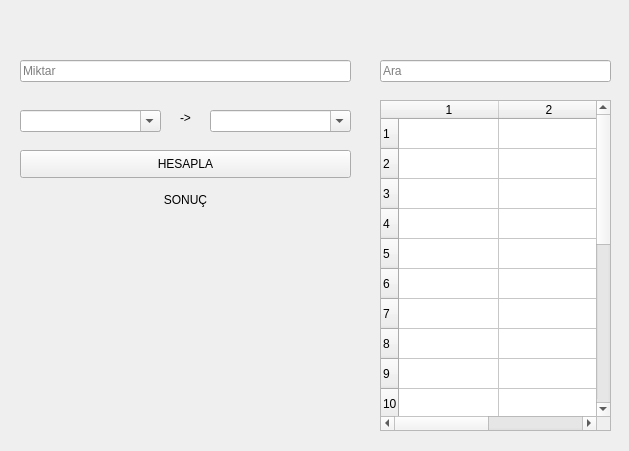
<?xml version="1.0" encoding="UTF-8"?>
<ui version="4.0">
 <class>Form</class>
 <widget class="QWidget" name="Form">
  <property name="geometry">
   <rect>
    <x>0</x>
    <y>0</y>
    <width>629</width>
    <height>451</height>
   </rect>
  </property>
  <property name="windowTitle">
   <string>Döviz Takip Ve Hesaplayıcı     Alpha V-0.3</string>
  </property>
  <property name="windowIcon">
   <iconset>
    <normaloff>../assets/logotry.png</normaloff>../assets/logotry.png</iconset>
  </property>
  <widget class="QPushButton" name="btn_hesapla">
   <property name="geometry">
    <rect>
     <x>20</x>
     <y>150</y>
     <width>331</width>
     <height>28</height>
    </rect>
   </property>
   <property name="text">
    <string>HESAPLA</string>
   </property>
  </widget>
  <widget class="QTableWidget" name="tbl_kur">
   <property name="geometry">
    <rect>
     <x>380</x>
     <y>100</y>
     <width>231</width>
     <height>331</height>
    </rect>
   </property>
   <property name="rowCount">
    <number>20</number>
   </property>
   <property name="columnCount">
    <number>2</number>
   </property>
   <row/>
   <row/>
   <row/>
   <row/>
   <row/>
   <row/>
   <row/>
   <row/>
   <row/>
   <row/>
   <row/>
   <row/>
   <row/>
   <row/>
   <row/>
   <row/>
   <row/>
   <row/>
   <row/>
   <row/>
   <column/>
   <column/>
  </widget>
  <widget class="QLineEdit" name="lne_arama">
   <property name="geometry">
    <rect>
     <x>380</x>
     <y>60</y>
     <width>231</width>
     <height>22</height>
    </rect>
   </property>
   <property name="placeholderText">
    <string>Ara</string>
   </property>
  </widget>
  <widget class="QComboBox" name="cmb_secilen2">
   <property name="geometry">
    <rect>
     <x>20</x>
     <y>110</y>
     <width>141</width>
     <height>22</height>
    </rect>
   </property>
   <property name="editable">
    <bool>true</bool>
   </property>
  </widget>
  <widget class="QLabel" name="label">
   <property name="geometry">
    <rect>
     <x>180</x>
     <y>110</y>
     <width>16</width>
     <height>16</height>
    </rect>
   </property>
   <property name="text">
    <string>-&gt;</string>
   </property>
  </widget>
  <widget class="QLabel" name="lbl_sonuc">
   <property name="geometry">
    <rect>
     <x>20</x>
     <y>190</y>
     <width>331</width>
     <height>20</height>
    </rect>
   </property>
   <property name="layoutDirection">
    <enum>Qt::LeftToRight</enum>
   </property>
   <property name="text">
    <string>SONUÇ</string>
   </property>
   <property name="alignment">
    <set>Qt::AlignCenter</set>
   </property>
  </widget>
  <widget class="QComboBox" name="cmb_secilen1">
   <property name="geometry">
    <rect>
     <x>210</x>
     <y>110</y>
     <width>141</width>
     <height>22</height>
    </rect>
   </property>
   <property name="editable">
    <bool>true</bool>
   </property>
  </widget>
  <widget class="QLineEdit" name="lne_miktar">
   <property name="geometry">
    <rect>
     <x>20</x>
     <y>60</y>
     <width>331</width>
     <height>22</height>
    </rect>
   </property>
   <property name="placeholderText">
    <string>Miktar</string>
   </property>
  </widget>
  <widget class="QWidget" name="wdg_chart" native="true">
   <property name="geometry">
    <rect>
     <x>20</x>
     <y>220</y>
     <width>331</width>
     <height>201</height>
    </rect>
   </property>
  </widget>
  <widget class="QWidget" name="wdg_slider" native="true">
   <property name="geometry">
    <rect>
     <x>-11</x>
     <y>-10</y>
     <width>651</width>
     <height>31</height>
    </rect>
   </property>
  </widget>
 </widget>
 <resources/>
 <connections/>
</ui>
